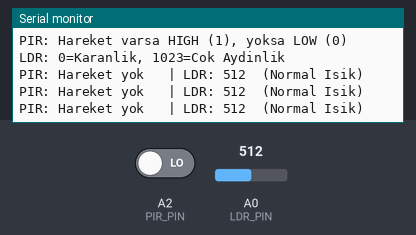
A sketch run on a simulated Arduino Uno, built with avr-gcc and run on an emulated ATmega328P. Shown: the last lines printed to the serial monitor. The inputs (shaded band) are chosen by the test bench; at power-on: A0 (LDR_PIN) = 512, A2 (PIR_PIN) LOW.

Above: at 1.3 s.
1.4 s: A0 (LDR_PIN) set to 690
At 1.9 s:
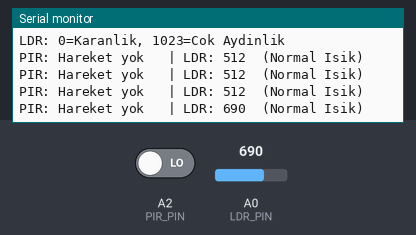
2.9 s: A0 (LDR_PIN) set to 717
At 3.4 s:
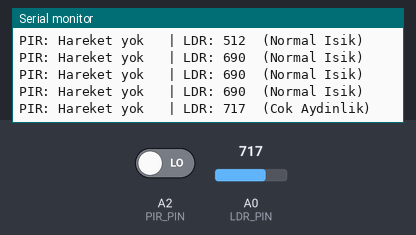
9.0 s: A0 (LDR_PIN) set to 312
At 9.4 s:
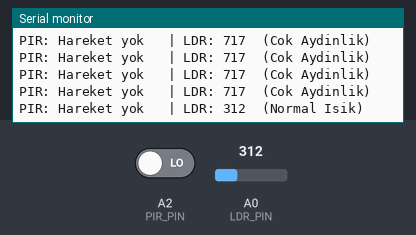
10.5 s: A0 (LDR_PIN) set to 283
At 10.9 s:
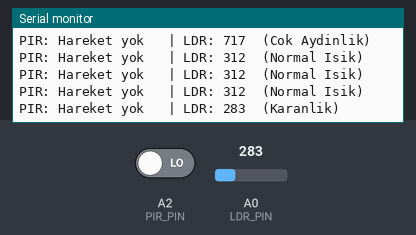
Timing chart, 0 to 13.5 s (numbered marks = the images above; inputs shaded):
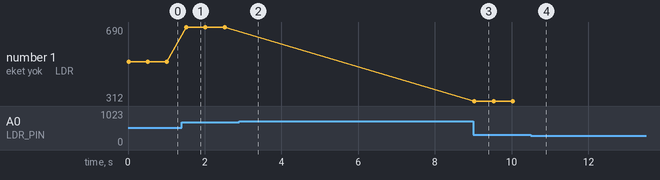

Measured:
- the behaviour switches between 699 and 700 on A0 (LDR_PIN) (found by bisection; images 1 and 2)
- the behaviour switches between 300 and 299 on A0 (LDR_PIN) (found by bisection; images 3 and 4)
- after the input at 1.4 s, the serial monitor: prints a new line after 0.12 s (image 1)
- after the input at 2.9 s, the serial monitor: prints a new line after 0.12 s (image 2)
- after the input at 9.0 s, the serial monitor: prints a new line at once (image 3)
- after the input at 10.5 s, the serial monitor: prints a new line at once (image 4)
- plotted number 1: 512 → 690 after the input at 1.4 s, 690 → 312 after the input at 9.0 s

The sketch:

Test_PIR_LDR.ino
```cpp
// =============================================
// PIR (HC-SR505) ve LDR Test Kodu
// =============================================
// PIR Sinyal  -> A2
// PIR VCC     -> 5V
// PIR GND     -> GND
//
// LDR Sinyal  -> A0 (10K direnc ile voltage divider)
// LDR VCC     -> 5V
// LDR GND     -> GND (direnc uzerinden)
// =============================================

const byte PIR_PIN = A2;
const byte LDR_PIN = A0;

void setup() {
  Serial.begin(115200);
  pinMode(PIR_PIN, INPUT);
  // LDR analog okuma, pinMode gerekmez

  Serial.println(F("=================================="));
  Serial.println(F("PIR + LDR Sensor Test Basladi"));
  Serial.println(F("=================================="));
  Serial.println(F("PIR: Hareket varsa HIGH (1), yoksa LOW (0)"));
  Serial.println(F("LDR: 0=Karanlik, 1023=Cok Aydinlik"));
  Serial.println();
}

void loop() {
  // PIR okuma (dijital: HIGH veya LOW)
  int pirValue = digitalRead(PIR_PIN);

  // LDR okuma (analog: 0 - 1023)
  int ldrValue = analogRead(LDR_PIN);

  Serial.print(F("PIR: "));
  if (pirValue == HIGH) {
    Serial.print(F("HAREKET VAR!  "));
  } else {
    Serial.print(F("Hareket yok   "));
  }

  Serial.print(F("| LDR: "));
  Serial.print(ldrValue);

  if (ldrValue < 300) {
    Serial.println(F("  (Karanlik)"));
  } else if (ldrValue < 700) {
    Serial.println(F("  (Normal Isik)"));
  } else {
    Serial.println(F("  (Cok Aydinlik)"));
  }

  delay(500); // Yarim saniyede bir okuma
}
```
